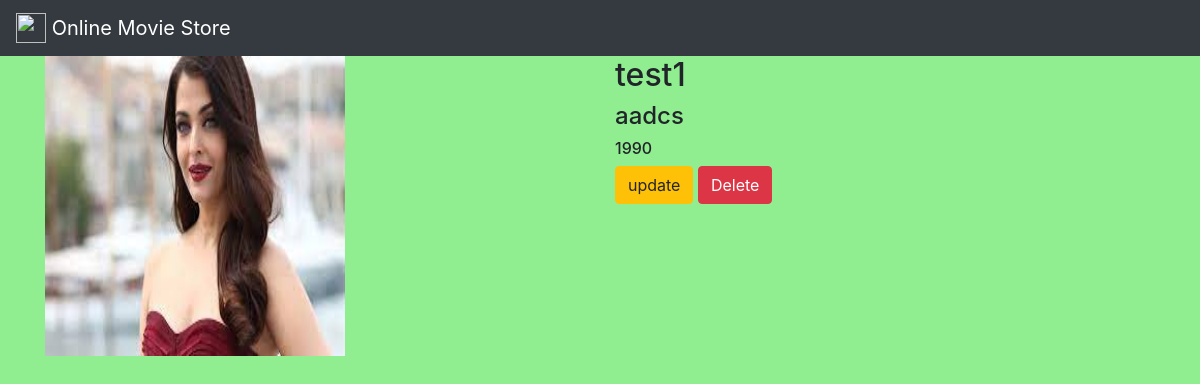
The app's page /movie/6/ with its own data.
### movieapp/models.py (models this page shows, shortened)
class Movie(models.Model):
    name = models.CharField(max_length=250)
    desc = models.TextField()
    year = models.IntegerField()
    img = models.ImageField(upload_to='gallery')

### movieapp/views.py (the view)
# urls.py: path('movie/<int:movie_id>/', views.detail, name='detail'),
def detail(request, movie_id):
    movie = Movie.objects.get(id=movie_id)
    return render(request, "detail.html", {'movie': movie})

### templates/detail.html
{% extends 'base.html' %}
{% block body %}
<div class="container">
    <div class="row">
        <div class="col-md-6">
            <img src="{{movie.img.url}}" width="300" height="300">
        </div>
<div class="col-md-6">
    <h2>{{movie.name}}</h2>
    <h4>{{movie.desc}}</h4>
    <h6>{{movie.year}}</h6>
         <a class="btn btn-warning" href="{% url 'movieapp:update' movie.id %}">update</a>
         <a class="btn btn-danger" href="{% url 'movieapp:delete' movie.id %}">Delete</a>
</div>
    </div>
</div>
{% endblock %}

### static/style.css (style rules this page uses)
body { background-color:lightgreen; }

### records on screen
Movie: img (picture), name "test1", desc "aadcs", year "1990"
